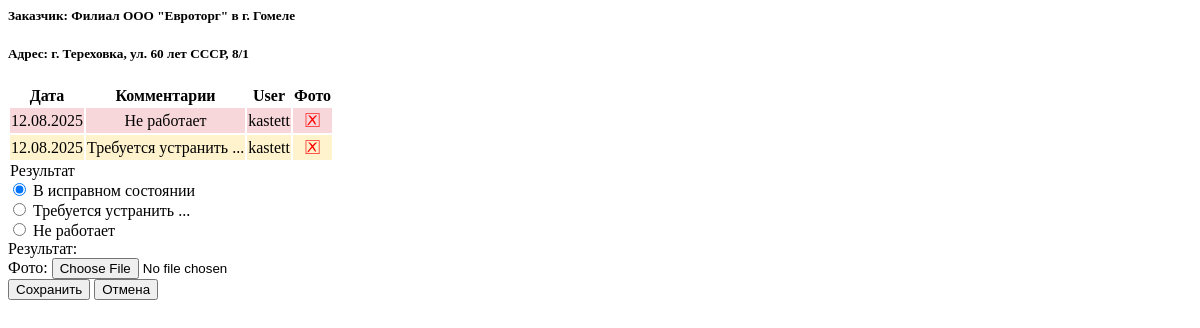
Screenshot of /service/add/13/ (signed in) with the database file from the repository.
### LIFTEH/models.py (models this page shows, shortened)
class Object(models.Model):
    customer = models.CharField(max_length=255, default='')
    address = models.CharField(max_length=255, default='')
    model = models.CharField(max_length=255, default='')
    work = models.CharField(max_length=20, default='')
    phone = models.CharField(max_length=20, default='')
    name = models.CharField(max_length=255, default='')
    M1 = models.DecimalField(max_digits=12, decimal_places=2, null=True)
    M2 = models.DecimalField(max_digits=12, decimal_places=2, null=True)
    M3 = models.DecimalField(max_digits=12, decimal_places=2, null=True)
    M4 = models.DecimalField(max_digits=12, decimal_places=2, null=True)
    M5 = models.DecimalField(max_digits=12, decimal_places=2, null=True)
    M6 = models.DecimalField(max_digits=12, decimal_places=2, null=True)
    M7 = models.DecimalField(max_digits=12, decimal_places=2, null=True)
    M8 = models.DecimalField(max_digits=12, decimal_places=2, null=True)
    M9 = models.DecimalField(max_digits=12, decimal_places=2, null=True)
    M10 = models.DecimalField(max_digits=12, decimal_places=2, null=True)
    M11 = models.DecimalField(max_digits=12, decimal_places=2, null=True)
    M12 = models.DecimalField(max_digits=12, decimal_places=2, null=True)

class Service(models.Model):
    object = models.ForeignKey(Object, on_delete=models.CASCADE)
    service_date = models.DateTimeField(default=timezone.now)
    comments = models.TextField()
    result = models.CharField(max_length=200)
    foto = models.ImageField(upload_to='services_foto/',
                             null=True, blank=True)
    user = models.ForeignKey(User, on_delete=models.CASCADE)

### LIFTEH/views.py (the view, shortened to what this page needs)
# urls.py: path('service/add/<int:object_id>/', views.service_add, name='service_add'),
@login_required
def service_add(request, object_id):
    obj = get_object_or_404(Object, id=object_id)
    services = Service.objects.filter(object=obj).order_by('-service_date')[:2]
    current_datetime = timezone.now()
    form = ServiceForm()
    return render(request, 'service_add.html', {
        'form': form,
        'object': obj,
        'services': services,
        'current_datetime': current_datetime
    })

### LIFTEH/forms.py (shortened to what this page needs)
class ServiceForm(forms.ModelForm):
    class Meta:
        model = Service
        fields = ['service_date', 'comments', 'result', 'foto']
    def __init__(self, *args, **kwargs):
        self.object_id = kwargs.pop('object_id', None)  # Сохраняем object_id
        super().__init__(*args, **kwargs)

### LIFTEH/templates/service_add.html (shortened to what this page needs)
<h5><b>Заказчик:</b> {{ object.customer }}</h5>
<h5><b>Адрес:</b> {{ object.address }}</h5>
<table class="table table-sm" style="border-radius: 5px; overflow: hidden;">
    <tr style="text-align: center;">
        <th>Дата</th>
        <th>Комментарии</th>
        <th>User</th>
        <th>Фото</th>
    </tr>
{% for service in services %}
    <tr style="text-align: center;"
    class="{% if service.result == 0 %}table-success{% elif service.result == 1 %}table-warning{% elif service.result == 2 %}table-danger{% endif %}">
        <td>{{ service.service_date|date:"d.m.Y" }}</td>
        <td>{{ service.comments }}</td>
        <td>{{ service.user.username }}</td>
        <td>
            {% if service.foto %}
                <span style="color: green; font-size: 20px;">&#x1F5F9;</span>
            {% else %}
                <span style="color: red; font-size: 20px;">&#x1F5F5;</span>
            {% endif %}
        </td>
    </tr>
    {% empty %}
    <tr>
        <td colspan="4">Нет записей обслуживания.</td>
    </tr>
    {% endfor %}
</table>
<form method="POST" enctype="multipart/form-data" id="serviceAddForm" action="{% url 'service_add' object_id=object.id %}">
    <div class="form-floating mt-2 mb-2">
        <div class="form-control" name="result-container" style="display: table;">
            <legend class="visually-hidden">Результат</legend>
            <div class="form-check">
                <input class="form-check-input" type="radio" name="result" id="result0" value="0" checked required>
                <label class="form-check-label" for="result0">В исправном состоянии</label>
            </div>
            <div class="form-check">
                <input class="form-check-input" type="radio" name="result" id="result1" value="1">
                <label class="form-check-label" for="result1">Требуется устранить ...</label>
            </div>
            <div class="form-check">
                <input class="form-check-input" type="radio" name="result" id="result2" value="2">
                <label class="form-check-label" for="result2">Не работает</label>
            </div>
        </div>
        <label class="form-label" for="result0">Результат:</label>
    </div>
<div class="input-group d-none mb-2" id="foto-group">
    <label class="input-group-text" for="foto">Фото:</label>
    <input type="file" class="form-control" id="foto" name="foto" accept="image/*">
</div>
    <button type="submit" class="btn btn-success">Сохранить</button>
    <button type="button" class="btn btn-primary" data-bs-dismiss="modal">Отмена</button>
</form>

### LIFTEH/templates/service_add.html (style rules this page uses)
.table-warning { background-color: #fff3cd; }
.table-danger { background-color: #f8d7da; }

### rows the page displays
Object: customer "Филиал ООО \"Евроторг\" в г. Гомеле", address "г. Тереховка, ул. 60 лет СССР, 8/1"
Service: service_date "12.08.2025", comments "Не работает", user.username "kastett"
Service: service_date "12.08.2025", comments "Требуется устранить ...", user.username "kastett"
